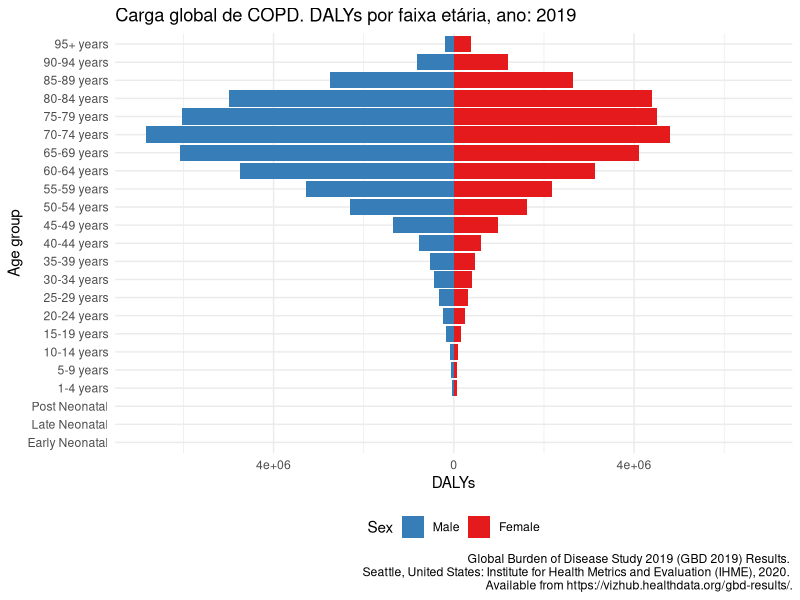
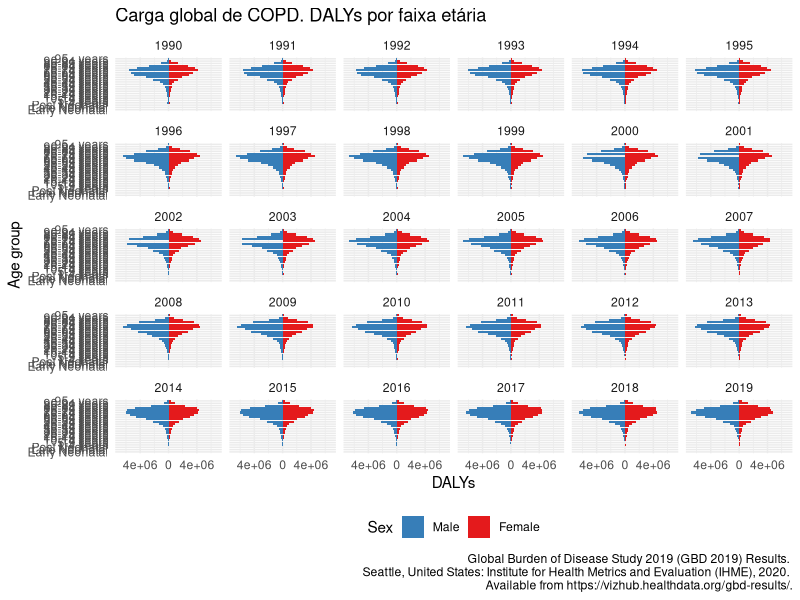

The R source for these figures, in order: (Note: this script raises an error after producing the figures.)
library(readr)

gbd_copd <- read_csv(file = here::here("data",
                                       "IHME-GBD_2019_DATA-4fea7ca1-1.csv"))

gbd_copd$age <- factor(
  x = gbd_copd$age,
  levels = unique(gbd_copd$age),
  labels = c(
    c("Early Neonatal", "Late Neonatal", "Post Neonatal"),
    unique(gbd_copd$age)[4:19],
    paste(unique(gbd_copd$age)[20:22], "years"),
    unique(gbd_copd$age)[23]
  )
)

gbd_copd$val[gbd_copd$sex == "Male"] <- -gbd_copd$val[gbd_copd$sex == "Male"]

library(dplyr)
library(ggplot2)
library(RColorBrewer)

gbd_copd_19 <- gbd_copd %>% 
  filter (year == 2019)

p <- ggplot(data = gbd_copd_19,
            mapping = aes(x = age,
                          y = val,
                          fill = sex)) +
  geom_bar(stat = "identity") + 
  scale_y_continuous(labels = abs,
                     limits = 
                       max(max(gbd_copd_19$val, na.rm = TRUE),
                           abs(min(gbd_copd_19$val))) * c(-1,1)) +
  scale_fill_brewer(palette = "Set1") +
  guides(fill = guide_legend(reverse = TRUE)) +
  labs(x = "Age group", y = "DALYs", fill = "Sex",
       title = "Carga global de COPD. DALYs por faixa etária, ano: 2019",
       caption = "Global Burden of Disease Study 2019 (GBD 2019) Results. 
       Seattle, United States: Institute for Health Metrics and Evaluation (IHME), 2020. 
       Available from https://vizhub.healthdata.org/gbd-results/.") +
  theme_minimal() +
  theme(legend.position = "bottom") +
  coord_flip()
p

p <- ggplot(data = gbd_copd,
            mapping = aes(x = age,
                          y = val,
                          fill = sex)) +
  geom_bar(stat = "identity") + 
  scale_y_continuous(labels = abs,
                     limits = 
                       max(max(gbd_copd_19$val, na.rm = TRUE),
                           abs(min(gbd_copd_19$val))) * c(-1,1)) +
  scale_fill_brewer(palette = "Set1") +
  guides(fill = guide_legend(reverse = TRUE)) +
  labs(x = "Age group", y = "DALYs", fill = "Sex",
       title = "Carga global de COPD. DALYs por faixa etária",
       caption = "Global Burden of Disease Study 2019 (GBD 2019) Results. 
       Seattle, United States: Institute for Health Metrics and Evaluation (IHME), 2020. 
       Available from https://vizhub.healthdata.org/gbd-results/.") +
  theme_minimal() +
  theme(legend.position = "bottom") +
  coord_flip() +
  facet_wrap( ~ year)
p

library(gganimate)

gbd_copd$year <- integer(gbd_copd$year)

p <- ggplot(data = gbd_copd,
            mapping = aes(x = age,
                          y = val,
                          fill = sex)) +
  geom_bar(stat = "identity") + 
  scale_y_continuous(labels = abs,
                     limits = 
                       max(max(gbd_copd$val, na.rm = TRUE),
                           abs(min(gbd_copd$val))) * c(-1,1)) +
  scale_fill_brewer(palette = "Set1") +
  guides(fill = guide_legend(reverse = TRUE)) +
  labs(x = "Age group", y = "DALYs", fill = "Sex",
       title = "Carga global de COPD. DALYs por faixa etária, ano: {as.integer(frame_time)}",
       caption = "Global Burden of Disease Study 2019 (GBD 2019) Results. 
       Seattle, United States: Institute for Health Metrics and Evaluation (IHME), 2020. 
       Available from https://vizhub.healthdata.org/gbd-results/.") +
  theme_minimal() +
  theme(legend.position = "bottom") +
  coord_flip() +
  transition_time(year) +
  ease_aes('linear')
p

# gganimate(p, filename = "images/daly-copd.gif",
          # ani.width = 1000, ani.height = 1600, ani.res = 200)
